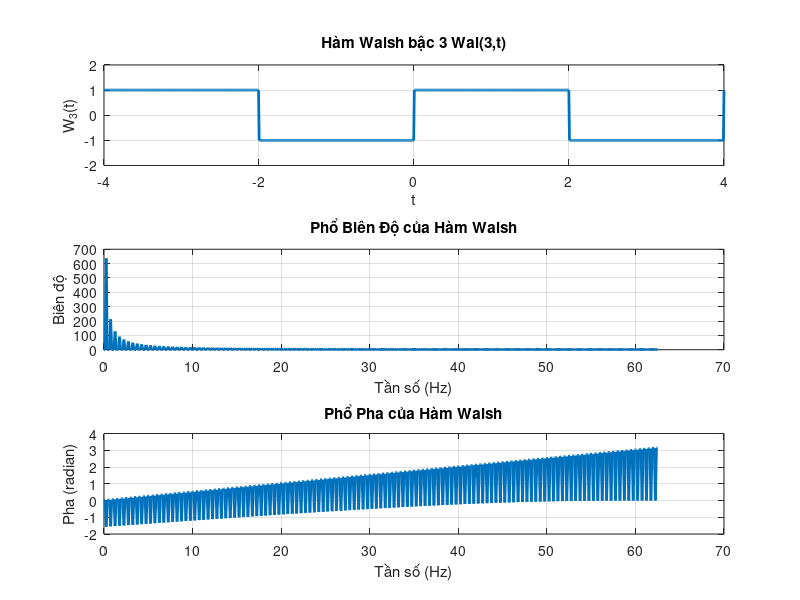

The MATLAB source for this figure:
% Định nghĩa miền thời gian từ -4 đến 4
t = linspace(-4, 4, 1000);  % Tạo một vector thời gian từ -4 đến 4, với 1000 điểm

% Hàm Walsh bậc 3 với các giá trị +1 và -1 phân bố đều trong khoảng thời gian từ -4 đến 4
W_3 = ones(size(t));   % Khởi tạo một vector chứa toàn bộ giá trị +1

% Thay đổi giá trị thành -1 theo các đoạn thời gian sao cho giá trị lần lượt là 1, -1, 1, -1 cách đều
W_3(t >= -4 & t < -2) = 1;   % Thay đổi giá trị thành +1 trong khoảng từ -4 đến -2
W_3(t >= -2 & t < 0) = -1;   % Thay đổi giá trị thành -1 trong khoảng từ -2 đến 0
W_3(t >= 0 & t < 2) = 1;     % Thay đổi giá trị thành +1 trong khoảng từ 0 đến 2
W_3(t >= 2 & t < 4) = -1;    % Thay đổi giá trị thành -1 trong khoảng từ 2 đến 4

% Vẽ đồ thị của hàm Walsh
figure;
subplot(3,1,1);
plot(t, W_3, 'LineWidth', 2);
title('Hàm Walsh bậc 3 Wal(3,t)');
xlabel('t');
ylabel('W_3(t)');
ylim([-2 2]);  % Đặt giới hạn trục tung từ -2 đến 2
grid on;

% Tính và vẽ phổ biên độ
N = length(t);  % Số lượng điểm
Fs = N / (t(end) - t(1));  % Tần số lấy mẫu
W_3_fft = fft(W_3);  % Phép biến đổi Fourier

% Tính phổ biên độ
W_3_magnitude = abs(W_3_fft);
f = Fs * (0:(N/2)) / N;  % Tạo trục tần số

% Lấy một nửa phổ (do phổ Fourier là đối xứng)
W_3_magnitude_half = W_3_magnitude(1:N/2+1);

subplot(3,1,2);
plot(f, W_3_magnitude_half, 'LineWidth', 2);
title('Phổ Biên Độ của Hàm Walsh');
xlabel('Tần số (Hz)');
ylabel('Biên độ');
grid on;

% Tính và vẽ phổ pha
W_3_phase = angle(W_3_fft);  % Phổ pha

% Lấy một nửa phổ pha
W_3_phase_half = W_3_phase(1:N/2+1);

subplot(3,1,3);
plot(f, W_3_phase_half, 'LineWidth', 2);
title('Phổ Pha của Hàm Walsh');
xlabel('Tần số (Hz)');
ylabel('Pha (radian)');
grid on;
